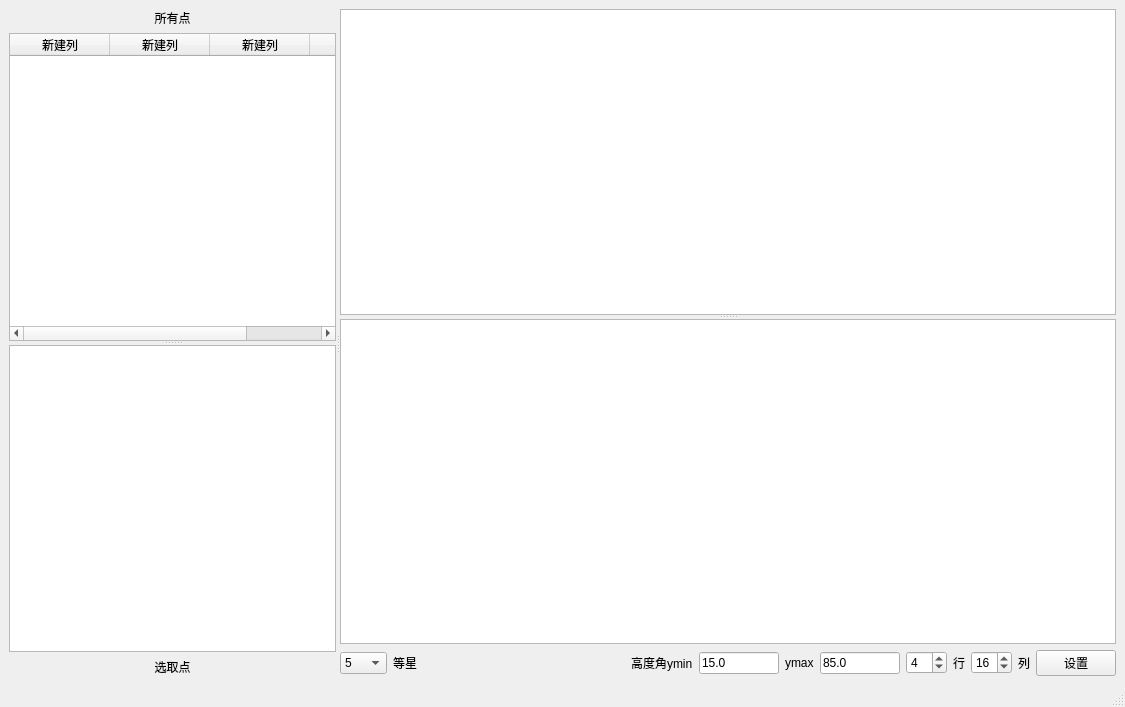
<?xml version="1.0" encoding="UTF-8"?>
<ui version="4.0">
 <class>MainWindow</class>
 <widget class="QMainWindow" name="MainWindow">
  <property name="geometry">
   <rect>
    <x>0</x>
    <y>0</y>
    <width>1125</width>
    <height>707</height>
   </rect>
  </property>
  <property name="sizePolicy">
   <sizepolicy hsizetype="Preferred" vsizetype="Expanding">
    <horstretch>0</horstretch>
    <verstretch>0</verstretch>
   </sizepolicy>
  </property>
  <property name="windowTitle">
   <string>MainWindow</string>
  </property>
  <widget class="QWidget" name="centralwidget">
   <layout class="QHBoxLayout" name="horizontalLayout_2">
    <item>
     <widget class="QSplitter" name="splitter_3">
      <property name="orientation">
       <enum>Qt::Horizontal</enum>
      </property>
      <widget class="QSplitter" name="splitter">
       <property name="orientation">
        <enum>Qt::Vertical</enum>
       </property>
       <widget class="QWidget" name="layoutWidget">
        <layout class="QVBoxLayout" name="verticalLayout_2">
         <item>
          <widget class="QLabel" name="label_2">
           <property name="text">
            <string>所有点</string>
           </property>
           <property name="alignment">
            <set>Qt::AlignCenter</set>
           </property>
          </widget>
         </item>
         <item>
          <widget class="QTableWidget" name="tableWidget">
           <column>
            <property name="text">
             <string>新建列</string>
            </property>
           </column>
           <column>
            <property name="text">
             <string>新建列</string>
            </property>
           </column>
           <column>
            <property name="text">
             <string>新建列</string>
            </property>
           </column>
           <column>
            <property name="text">
             <string>新建列</string>
            </property>
           </column>
          </widget>
         </item>
        </layout>
       </widget>
       <widget class="QWidget" name="layoutWidget">
        <layout class="QVBoxLayout" name="verticalLayout_3">
         <item>
          <widget class="QTableWidget" name="tableWidget_2"/>
         </item>
         <item>
          <widget class="QLabel" name="label">
           <property name="text">
            <string>选取点</string>
           </property>
           <property name="alignment">
            <set>Qt::AlignCenter</set>
           </property>
          </widget>
         </item>
        </layout>
       </widget>
      </widget>
      <widget class="QSplitter" name="splitter_2">
       <property name="orientation">
        <enum>Qt::Vertical</enum>
       </property>
       <widget class="QChartView" name="graphicsView"/>
       <widget class="QWidget" name="layoutWidget">
        <layout class="QVBoxLayout" name="verticalLayout">
         <item>
          <widget class="QChartView" name="graphicsView_2"/>
         </item>
         <item>
          <layout class="QHBoxLayout" name="horizontalLayout">
           <item>
            <widget class="QComboBox" name="comboBox">
             <property name="sizePolicy">
              <sizepolicy hsizetype="Fixed" vsizetype="Fixed">
               <horstretch>0</horstretch>
               <verstretch>0</verstretch>
              </sizepolicy>
             </property>
             <property name="currentIndex">
              <number>3</number>
             </property>
             <item>
              <property name="text">
               <string>2</string>
              </property>
             </item>
             <item>
              <property name="text">
               <string>3</string>
              </property>
             </item>
             <item>
              <property name="text">
               <string>4</string>
              </property>
             </item>
             <item>
              <property name="text">
               <string>5</string>
              </property>
             </item>
             <item>
              <property name="text">
               <string>6</string>
              </property>
             </item>
             <item>
              <property name="text">
               <string>6.5</string>
              </property>
             </item>
            </widget>
           </item>
           <item>
            <widget class="QLabel" name="label_3">
             <property name="sizePolicy">
              <sizepolicy hsizetype="Fixed" vsizetype="Preferred">
               <horstretch>0</horstretch>
               <verstretch>0</verstretch>
              </sizepolicy>
             </property>
             <property name="text">
              <string>等星</string>
             </property>
            </widget>
           </item>
           <item>
            <spacer name="horizontalSpacer_2">
             <property name="orientation">
              <enum>Qt::Horizontal</enum>
             </property>
             <property name="sizeHint" stdset="0">
              <size>
               <width>40</width>
               <height>20</height>
              </size>
             </property>
            </spacer>
           </item>
           <item>
            <widget class="QLabel" name="label_5">
             <property name="sizePolicy">
              <sizepolicy hsizetype="Fixed" vsizetype="Preferred">
               <horstretch>0</horstretch>
               <verstretch>0</verstretch>
              </sizepolicy>
             </property>
             <property name="text">
              <string>高度角ymin</string>
             </property>
            </widget>
           </item>
           <item>
            <widget class="QLineEdit" name="lineEdit">
             <property name="sizePolicy">
              <sizepolicy hsizetype="Fixed" vsizetype="Fixed">
               <horstretch>0</horstretch>
               <verstretch>0</verstretch>
              </sizepolicy>
             </property>
             <property name="maximumSize">
              <size>
               <width>80</width>
               <height>16777215</height>
              </size>
             </property>
             <property name="text">
              <string>15.0</string>
             </property>
            </widget>
           </item>
           <item>
            <widget class="QLabel" name="label_6">
             <property name="sizePolicy">
              <sizepolicy hsizetype="Fixed" vsizetype="Preferred">
               <horstretch>0</horstretch>
               <verstretch>0</verstretch>
              </sizepolicy>
             </property>
             <property name="text">
              <string>ymax</string>
             </property>
            </widget>
           </item>
           <item>
            <widget class="QLineEdit" name="lineEdit_2">
             <property name="sizePolicy">
              <sizepolicy hsizetype="Fixed" vsizetype="Fixed">
               <horstretch>0</horstretch>
               <verstretch>0</verstretch>
              </sizepolicy>
             </property>
             <property name="maximumSize">
              <size>
               <width>80</width>
               <height>16777215</height>
              </size>
             </property>
             <property name="text">
              <string>85.0</string>
             </property>
            </widget>
           </item>
           <item>
            <widget class="QSpinBox" name="spinBox">
             <property name="value">
              <number>4</number>
             </property>
            </widget>
           </item>
           <item>
            <widget class="QLabel" name="label_7">
             <property name="sizePolicy">
              <sizepolicy hsizetype="Fixed" vsizetype="Preferred">
               <horstretch>0</horstretch>
               <verstretch>0</verstretch>
              </sizepolicy>
             </property>
             <property name="text">
              <string>行</string>
             </property>
            </widget>
           </item>
           <item>
            <widget class="QSpinBox" name="spinBox_2">
             <property name="minimum">
              <number>1</number>
             </property>
             <property name="value">
              <number>16</number>
             </property>
            </widget>
           </item>
           <item>
            <widget class="QLabel" name="label_8">
             <property name="sizePolicy">
              <sizepolicy hsizetype="Fixed" vsizetype="Preferred">
               <horstretch>0</horstretch>
               <verstretch>0</verstretch>
              </sizepolicy>
             </property>
             <property name="text">
              <string>列</string>
             </property>
            </widget>
           </item>
           <item>
            <widget class="QPushButton" name="pushButton">
             <property name="text">
              <string>设置</string>
             </property>
            </widget>
           </item>
          </layout>
         </item>
        </layout>
       </widget>
      </widget>
     </widget>
    </item>
   </layout>
  </widget>
  <widget class="QMenuBar" name="menubar">
   <property name="geometry">
    <rect>
     <x>0</x>
     <y>0</y>
     <width>1125</width>
     <height>23</height>
    </rect>
   </property>
  </widget>
  <widget class="QStatusBar" name="statusbar"/>
 </widget>
 <customwidgets>
  <customwidget>
   <class>QChartView</class>
   <extends>QGraphicsView</extends>
   <header location="global">qchartview.h</header>
   <container>1</container>
  </customwidget>
 </customwidgets>
 <resources/>
 <connections/>
</ui>
